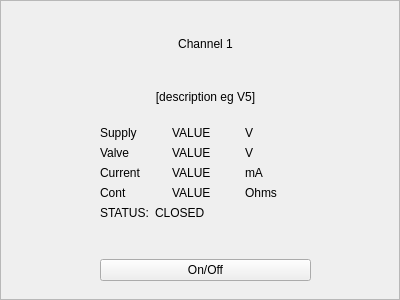
<?xml version="1.0" encoding="UTF-8"?>
<ui version="4.0">
 <class>Frame</class>
 <widget class="QFrame" name="Frame">
  <property name="geometry">
   <rect>
    <x>0</x>
    <y>0</y>
    <width>400</width>
    <height>300</height>
   </rect>
  </property>
  <property name="windowTitle">
   <string>Frame</string>
  </property>
  <property name="frameShape">
   <enum>QFrame::StyledPanel</enum>
  </property>
  <property name="frameShadow">
   <enum>QFrame::Raised</enum>
  </property>
  <widget class="QWidget" name="layoutWidget">
   <property name="geometry">
    <rect>
     <x>100</x>
     <y>20</y>
     <width>211</width>
     <height>261</height>
    </rect>
   </property>
   <layout class="QVBoxLayout" name="verticalLayout">
    <item>
     <widget class="QLabel" name="label">
      <property name="text">
       <string>Channel 1</string>
      </property>
      <property name="alignment">
       <set>Qt::AlignCenter</set>
      </property>
     </widget>
    </item>
    <item>
     <widget class="QLabel" name="label_description">
      <property name="text">
       <string>[description eg V5]</string>
      </property>
      <property name="alignment">
       <set>Qt::AlignCenter</set>
      </property>
     </widget>
    </item>
    <item>
     <layout class="QGridLayout" name="gridLayout">
      <item row="0" column="0">
       <widget class="QLabel" name="label_4">
        <property name="text">
         <string>Supply</string>
        </property>
       </widget>
      </item>
      <item row="0" column="1">
       <widget class="QLabel" name="label_supplyVal">
        <property name="text">
         <string>VALUE</string>
        </property>
       </widget>
      </item>
      <item row="0" column="2">
       <widget class="QLabel" name="label_5">
        <property name="text">
         <string>V</string>
        </property>
       </widget>
      </item>
      <item row="1" column="0">
       <widget class="QLabel" name="label_7">
        <property name="text">
         <string>Valve</string>
        </property>
       </widget>
      </item>
      <item row="1" column="2">
       <widget class="QLabel" name="label_8">
        <property name="text">
         <string>V</string>
        </property>
       </widget>
      </item>
      <item row="2" column="0">
       <widget class="QLabel" name="label_10">
        <property name="text">
         <string>Current</string>
        </property>
       </widget>
      </item>
      <item row="2" column="1">
       <widget class="QLabel" name="label_CurrentVal">
        <property name="text">
         <string>VALUE</string>
        </property>
       </widget>
      </item>
      <item row="2" column="2">
       <widget class="QLabel" name="label_14">
        <property name="text">
         <string>mA</string>
        </property>
       </widget>
      </item>
      <item row="3" column="0">
       <widget class="QLabel" name="label_2">
        <property name="text">
         <string>Cont</string>
        </property>
       </widget>
      </item>
      <item row="3" column="1">
       <widget class="QLabel" name="label_ContVal">
        <property name="text">
         <string>VALUE</string>
        </property>
       </widget>
      </item>
      <item row="3" column="2">
       <widget class="QLabel" name="label_15">
        <property name="text">
         <string>Ohms</string>
        </property>
       </widget>
      </item>
      <item row="1" column="1">
       <widget class="QLabel" name="label_ValveVal">
        <property name="text">
         <string>VALUE</string>
        </property>
       </widget>
      </item>
     </layout>
    </item>
    <item>
     <layout class="QFormLayout" name="formLayout">
      <item row="0" column="0">
       <widget class="QLabel" name="label_6">
        <property name="text">
         <string>STATUS:</string>
        </property>
       </widget>
      </item>
      <item row="0" column="1">
       <widget class="QLabel" name="label_statusVal">
        <property name="text">
         <string>CLOSED</string>
        </property>
       </widget>
      </item>
     </layout>
    </item>
    <item>
     <widget class="QPushButton" name="pushButton">
      <property name="text">
       <string>On/Off</string>
      </property>
     </widget>
    </item>
   </layout>
  </widget>
 </widget>
 <resources/>
 <connections/>
</ui>
